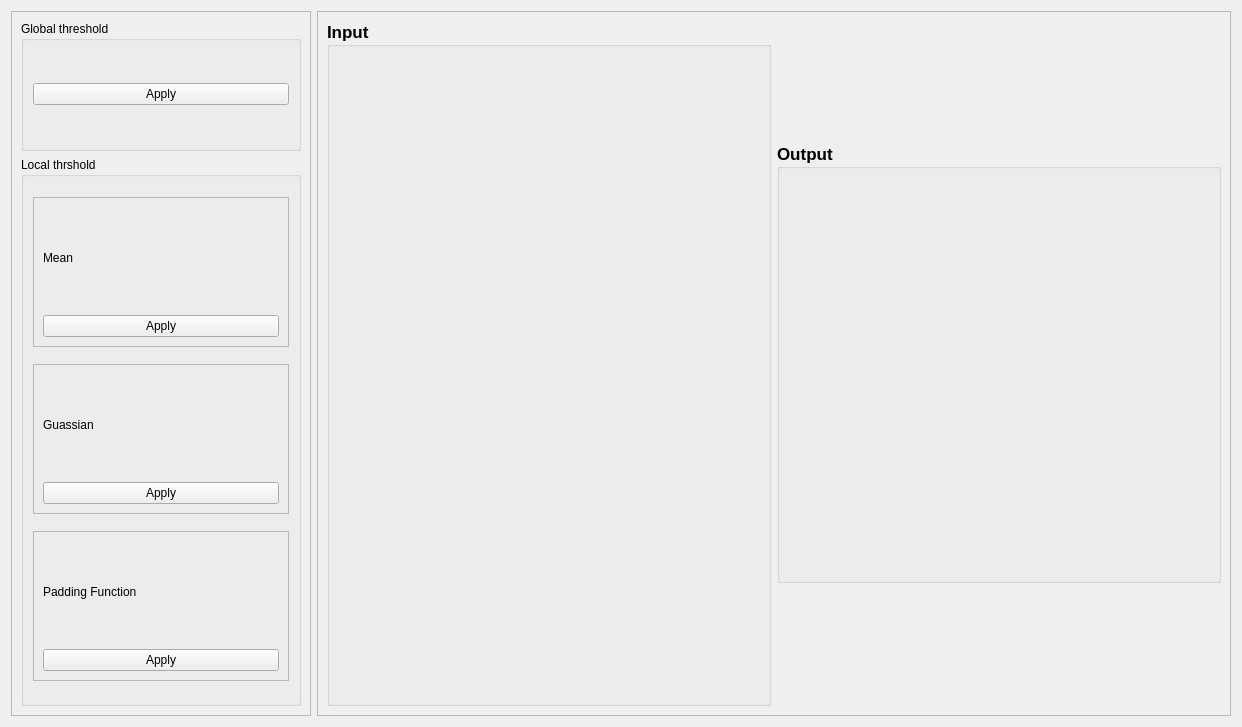
      <widget class="QWidget" name="Thresholding">
       <attribute name="title">
        <string>Thresholding</string>
       </attribute>
       <layout class="QHBoxLayout" name="horizontalLayout_3">
        <item>
         <widget class="QFrame" name="frame_21">
          <property name="minimumSize">
           <size>
            <width>300</width>
            <height>0</height>
           </size>
          </property>
          <property name="maximumSize">
           <size>
            <width>520</width>
            <height>16777215</height>
           </size>
          </property>
          <property name="frameShape">
           <enum>QFrame::StyledPanel</enum>
          </property>
          <property name="frameShadow">
           <enum>QFrame::Raised</enum>
          </property>
          <layout class="QVBoxLayout" name="verticalLayout_31">
           <item>
            <widget class="QGroupBox" name="groupBox_3">
             <property name="maximumSize">
              <size>
               <width>500</width>
               <height>130</height>
              </size>
             </property>
             <property name="title">
              <string>Global threshold</string>
             </property>
             <layout class="QVBoxLayout" name="verticalLayout_23">
              <item>
               <widget class="QPushButton" name="pushButton_10">
                <property name="text">
                 <string>Apply</string>
                </property>
               </widget>
              </item>
             </layout>
            </widget>
           </item>
           <item>
            <widget class="QGroupBox" name="groupBox_4">
             <property name="maximumSize">
              <size>
               <width>500</width>
               <height>16777215</height>
              </size>
             </property>
             <property name="title">
              <string>Local thrshold</string>
             </property>
             <layout class="QVBoxLayout" name="verticalLayout_27">
              <item>
               <widget class="QFrame" name="frame_19">
                <property name="maximumSize">
                 <size>
                  <width>16777215</width>
                  <height>150</height>
                 </size>
                </property>
                <property name="frameShape">
                 <enum>QFrame::StyledPanel</enum>
                </property>
                <property name="frameShadow">
                 <enum>QFrame::Raised</enum>
                </property>
                <layout class="QVBoxLayout" name="verticalLayout_28">
                 <item>
                  <widget class="QLabel" name="label_20">
                   <property name="text">
                    <string>Mean</string>
                   </property>
                  </widget>
                 </item>
                 <item>
                  <widget class="QPushButton" name="Local_Mean_btn">
                   <property name="text">
                    <string>Apply</string>
                   </property>
                  </widget>
                 </item>
                </layout>
               </widget>
              </item>
              <item>
               <widget class="QFrame" name="frame_20">
                <property name="maximumSize">
                 <size>
                  <width>16777215</width>
                  <height>150</height>
                 </size>
                </property>
                <property name="frameShape">
                 <enum>QFrame::StyledPanel</enum>
                </property>
                <property name="frameShadow">
                 <enum>QFrame::Raised</enum>
                </property>
                <layout class="QVBoxLayout" name="verticalLayout_29">
                 <item>
                  <widget class="QLabel" name="label_21">
                   <property name="text">
                    <string>Guassian</string>
                   </property>
                  </widget>
                 </item>
                 <item>
                  <widget class="QPushButton" name="Gussian_btn">
                   <property name="text">
                    <string>Apply</string>
                   </property>
                  </widget>
                 </item>
                </layout>
               </widget>
              </item>
              <item>
               <widget class="QFrame" name="frame_64">
                <property name="maximumSize">
                 <size>
                  <width>16777215</width>
                  <height>150</height>
                 </size>
                </property>
                <property name="frameShape">
                 <enum>QFrame::StyledPanel</enum>
                </property>
                <property name="frameShadow">
                 <enum>QFrame::Raised</enum>
                </property>
                <layout class="QVBoxLayout" name="verticalLayout_30">
                 <item>
                  <widget class="QLabel" name="label_70">
                   <property name="text">
                    <string>Padding Function</string>
                   </property>
                  </widget>
                 </item>
                 <item>
                  <widget class="QPushButton" name="Padding_btn">
                   <property name="text">
                    <string>Apply</string>
                   </property>
                  </widget>
                 </item>
                </layout>
               </widget>
              </item>
             </layout>
            </widget>
           </item>
          </layout>
         </widget>
        </item>
        <item>
         <widget class="QFrame" name="imageFrame">
          <property name="minimumSize">
           <size>
            <width>600</width>
            <height>0</height>
           </size>
          </property>
          <property name="frameShape">
           <enum>QFrame::StyledPanel</enum>
          </property>
          <property name="frameShadow">
           <enum>QFrame::Raised</enum>
          </property>
          <layout class="QHBoxLayout" name="horizontalLayout_2">
           <item>
            <widget class="QGroupBox" name="inputgroupBox">
             <property name="font">
              <font>
               <pointsize>13</pointsize>
               <weight>75</weight>
               <bold>true</bold>
              </font>
             </property>
             <property name="title">
              <string>Input</string>
             </property>
             <layout class="QVBoxLayout" name="verticalLayout_11">
              <property name="topMargin">
               <number>0</number>
              </property>
              <property name="bottomMargin">
               <number>0</number>
              </property>
              <item>
               <widget class="QLabel" name="inputLabel">
                <property name="sizePolicy">
                 <sizepolicy hsizetype="Expanding" vsizetype="Expanding">
                  <horstretch>0</horstretch>
                  <verstretch>0</verstretch>
                 </sizepolicy>
                </property>
                <property name="minimumSize">
                 <size>
                  <width>420</width>
                  <height>325</height>
                 </size>
                </property>
                <property name="maximumSize">
                 <size>
                  <width>650</width>
                  <height>325</height>
                 </size>
                </property>
                <property name="text">
                 <string/>
                </property>
               </widget>
              </item>
              <item>
               <widget class="QLabel" name="label_72">
                <property name="sizePolicy">
                 <sizepolicy hsizetype="Expanding" vsizetype="Expanding">
                  <horstretch>0</horstretch>
                  <verstretch>0</verstretch>
                 </sizepolicy>
                </property>
                <property name="minimumSize">
                 <size>
                  <width>420</width>
                  <height>325</height>
                 </size>
                </property>
                <property name="maximumSize">
                 <size>
                  <width>650</width>
                  <height>325</height>
                 </size>
                </property>
                <property name="text">
                 <string/>
                </property>
               </widget>
              </item>
             </layout>
            </widget>
           </item>
           <item>
            <widget class="QGroupBox" name="outputGroupBox">
             <property name="minimumSize">
              <size>
               <width>0</width>
               <height>380</height>
              </size>
             </property>
             <property name="maximumSize">
              <size>
               <width>16777215</width>
               <height>440</height>
              </size>
             </property>
             <property name="font">
              <font>
               <pointsize>13</pointsize>
               <weight>75</weight>
               <italic>false</italic>
               <bold>true</bold>
              </font>
             </property>
             <property name="title">
              <string>Output</string>
             </property>
             <layout class="QHBoxLayout" name="horizontalLayout_37">
              <item>
               <widget class="QLabel" name="grayscale_output">
                <property name="sizePolicy">
                 <sizepolicy hsizetype="Expanding" vsizetype="Expanding">
                  <horstretch>0</horstretch>
                  <verstretch>0</verstretch>
                 </sizepolicy>
                </property>
                <property name="minimumSize">
                 <size>
                  <width>420</width>
                  <height>350</height>
                 </size>
                </property>
                <property name="maximumSize">
                 <size>
                  <width>420</width>
                  <height>385</height>
                 </size>
                </property>
                <property name="text">
                 <string/>
                </property>
               </widget>
              </item>
             </layout>
            </widget>
           </item>
          </layout>
         </widget>
        </item>
       </layout>
      </widget>
